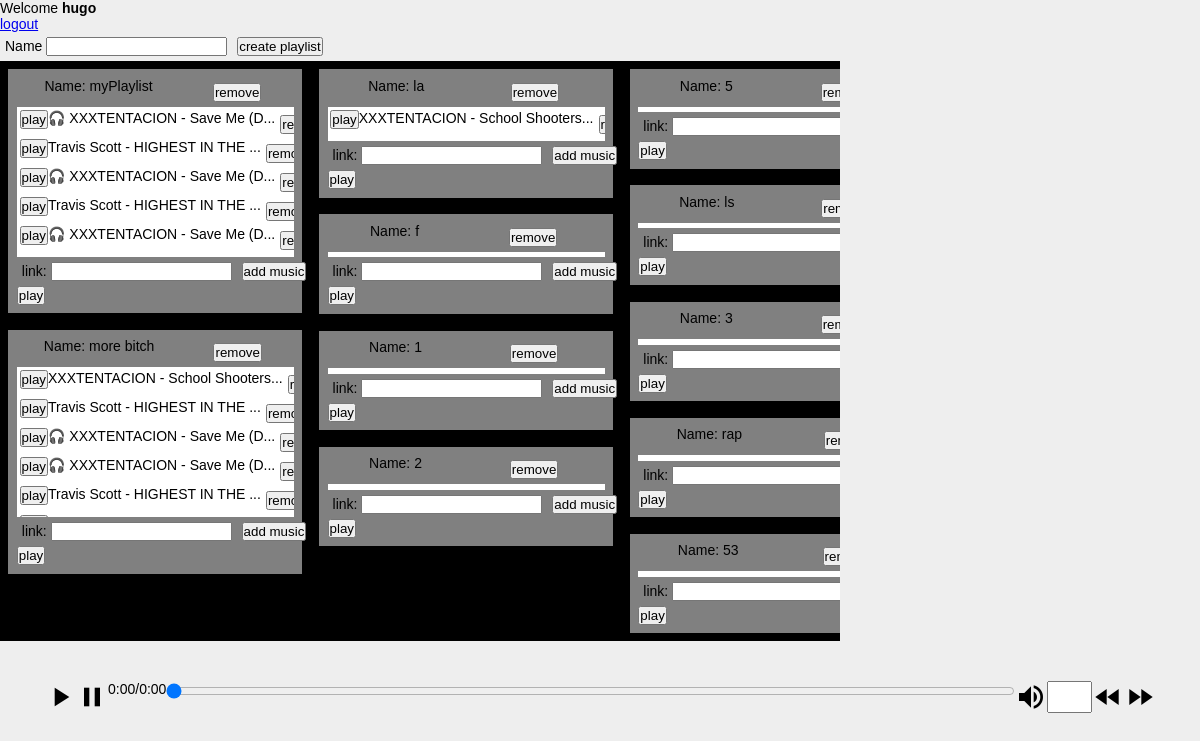
The app's page /session.php (signed in) with its own data.
### tables this page shows
CREATE TABLE `playlists` (
  `id` int(11) NOT NULL,
  `name` varchar(100) NOT NULL,
  `user_id` int(11) NOT NULL
);

CREATE TABLE `links` (
  `playlist_id` int(11) NOT NULL,
  `link` varchar(100) NOT NULL,
  `id` int(11) NOT NULL,
  `name` varchar(100) NOT NULL,
  `exec_order` int(11) NOT NULL
);

### printPlaylists.php (the view, shortened to what this page needs)
<?php
$username = $_SESSION['username'];
$query = "SELECT id FROM users WHERE username='$username'";
$result = mysqli_query($db, $query);
if (mysqli_num_rows($result) > 0) {
    $row = mysqli_fetch_assoc($result);
    $user_id = $row["id"];
}
$query = "SELECT * FROM playlists WHERE user_id='$user_id'";
$result_playlist = mysqli_query($db, $query);
if (mysqli_num_rows($result_playlist) > 0) {
    while ($row_playlist = mysqli_fetch_assoc($result_playlist)) {
        $playlist_id = $row_playlist["id"];
        $playlist_name = $row_playlist["name"];
?>
        <li class="playlist">
            <div class="on_one_line">
                <p><?php echo "Name: $playlist_name"; ?></p>
                <form class="remove_item" method="post" action="session.php?playlistid=<?php echo $playlist_id ?>">
                    <div>
                        <button type="submit" name="remove_playlist">remove</button>
                    </div>
                </form>
            </div>
            <?php
            $query = "SELECT * FROM links WHERE playlist_id='$playlist_id' ORDER BY exec_order";
            $result_link = mysqli_query($db, $query);
            ?>
            <div class="music_list">
                <?php
                if (mysqli_num_rows($result_link) > 0) {
                    while ($row_names = mysqli_fetch_assoc($result_link)) {
                        $name = $row_names['name'];
                        $link_id = $row_names['id'];
                ?>
                        <div class="on_one_line">
                            <form method="post" action="session.php?playlistid=<?php echo $playlist_id ?>&linkid=<?php echo $link_id ?>">
                                <div>
                                    <button type="submit" name="play_music">play</button>
                                </div>
                            </form>
                            <?php
                            if (strlen($name) > 30) {
                                $name = substr($name, 0, 30);
                                $name .= "...";
                            }
                            echo "$name";
                            ?>
                            <form class="remove_item" method="post" action="session.php?linkid=<?php echo $link_id ?>">
                                <div>
                                    <button type="submit" name="remove_music">remove</button>
                                </div>
                            </form>
                        </div>
                        <?php
                    }
                        ?><?php
                    }
                        ?>
            </div>
            <form class="on_one_line" method="post" action="session.php?playlistid=<?php echo $playlist_id ?>">
                <div class="add_item">
                    <label>link: </label>
                    <input type="test" name="link">
                </div>
                <div class="add_item">
                    <button type="submit" name="add_link">add music</button>
                </div>
            </form>
            <form method="post" action="session.php?playlistid=<?php echo $playlist_id ?>">
                <div>
                    <button type="submit" name="play_playlist">play</button>
                </div>
            </form>
        </li> <?php
            }
        }
                ?>

### style.css (style rules this page uses)
* { margin: 0; padding: 0; box-sizing: border-box; }
html { background-color: #eee; }
body { font: normal 14px sans-serif; }
.playlist { display: flex; flex-direction: column; background-color: grey; padding: 1%; margin: 1%; width: 35%; height: 20%; }
.music_list { display: flex; flex-direction: column; background-color: white; overflow-x: hidden; overflow-y: scroll; max-height: 150px; padding: 1%; }
.on_one_line { display: flex; flex-direction: row; justify-content: space-around; }
.add_item { margin: 5px; }
.remove_item { margin: 5px; }

### records on screen
playlists: name "myPlaylist"
links: name "🎧 XXXTENTACION - Save Me (D..."
links: name "Travis Scott - HIGHEST IN THE ..."
links: name "🎧 XXXTENTACION - Save Me (D..."
links: name "Travis Scott - HIGHEST IN THE ..."
links: name "🎧 XXXTENTACION - Save Me (D..."
playlists: name "more bitch"
links: name "XXXTENTACION - School Shooters..."
links: name "Travis Scott - HIGHEST IN THE ..."
links: name "🎧 XXXTENTACION - Save Me (D..."
links: name "🎧 XXXTENTACION - Save Me (D..."
links: name "Travis Scott - HIGHEST IN THE ..."
playlists: name "la"
links: name "XXXTENTACION - School Shooters..."
playlists: name "f"
playlists: name "1"
playlists: name "2"
playlists: name "5"
playlists: name "ls"
playlists: name "3"
playlists: name "rap"
playlists: name "53"

### other values on screen
$_SESSION['username'] "hugo"
